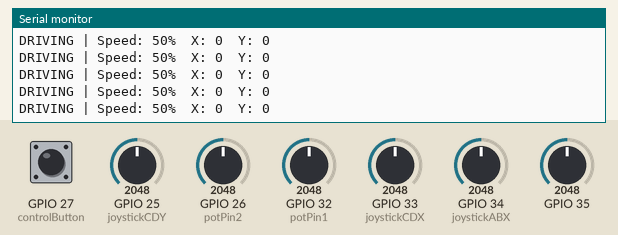
Simulated run of this sketch. Board: ESP32. On the bench: the last lines printed to the serial monitor. The test bench sets the inputs (shaded band); at power-on: GPIO 27 (controlButton) HIGH, GPIO 25 (joystickCDY) = 2048, GPIO 33 (joystickCDX) = 2048, GPIO 34 (joystickABX) = 2048, GPIO 26 (potPin2) = 2048, GPIO 32 (potPin1) = 2048, GPIO 35 = 2048 (analog values on the 0–4095 scale). No radio packets arrive unless stated.

Above: at 1.2 s.
1.3 s: GPIO 27 (controlButton) pulled LOW for 0.15 s
2.9 s: GPIO 25 (joystickCDY) set to 2866
At 3.7 s:
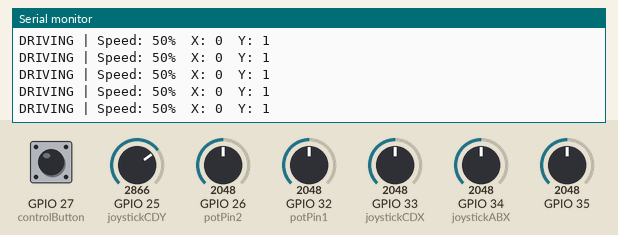
4.4 s: GPIO 33 (joystickCDX) set to 2866
At 5.4 s:
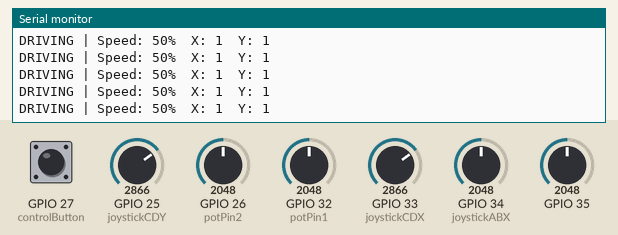
5.9 s: GPIO 34 (joystickABX) set to 2866
At 6.8 s:
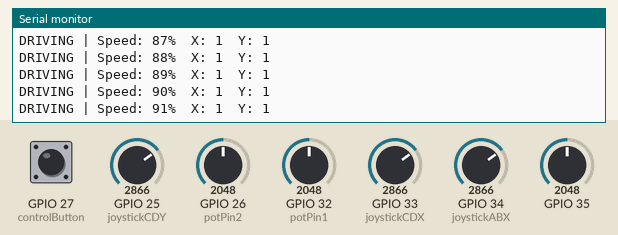
7.4 s: GPIO 27 (controlButton) pulled LOW for 1 s
At 8.4 s:
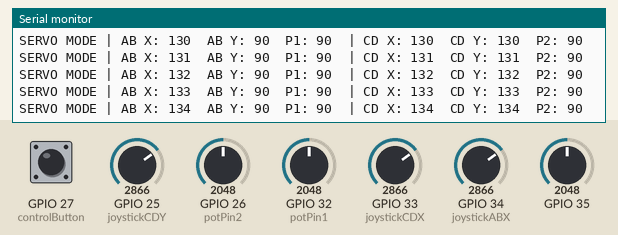
9.9 s: GPIO 25 (joystickCDY) set to 1228
At 10.9 s:
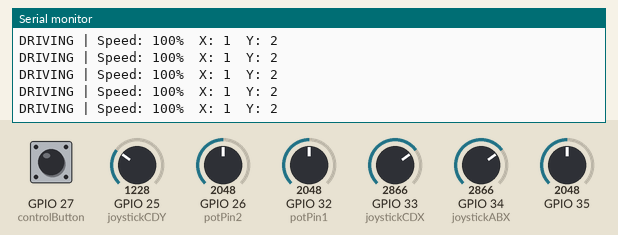
Timing chart, 0 to 12.4 s (numbered marks = the images above; inputs shaded):
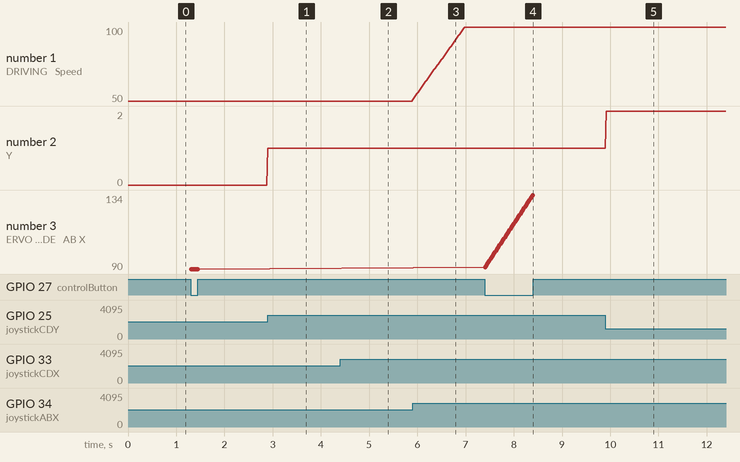

Measured:
- after the input at 2.9 s, the serial monitor: prints a new line at once (image 1)
- after the input at 4.4 s, the serial monitor: prints a new line at once (image 2)
- after the input at 5.9 s, the serial monitor: prints a new line at once (image 3)
- after the input at 7.4 s, the serial monitor: prints a new line at once (image 4)
- after the input at 9.9 s, the serial monitor: prints a new line at once (image 5)
- plotted number 1: 50 → 100 after the input at 5.9 s
- plotted number 3: 90 → 134 after the input at 7.4 s

The sketch:

tracked_rover_transmitter.ino
```cpp
/*
Arduino UNO	Device
D2	Servo AY1
D4	Servo BX1
D6	Servo P1
D7	Servo CY2
D8	Servo DX2
A2	Servo P2
D9	E01 CE
D10	E01 CSN
D11	E01 MOSI
D12	E01 MISO
D13	E01 SCK
D3	Motor 1 PWM
A0	Motor 1 DIR
D5	Motor 2 PWM
A1	Motor 2 DIR
A3	Indicator btn
*/

#include <SPI.h>
#include <RF24.h>

// NRF24 / E01-ML01DP5

RF24 radio(4, 5);       // CE, CSN

const byte address[6] = "REM01";

// INPUT PINS - ESP32

// Joystick AB
const int joystickABX = 34;
const int joystickABY = 35;
const int potPin1     = 32;

// Joystick CD
const int joystickCDX = 33;
const int joystickCDY = 25;
const int potPin2     = 26;

// Control button
const int controlButton = 27;

// SERVO ANGLES

int ABxAngle = 90;
int AByAngle = 90;

int CDxAngle = 90;
int CDyAngle = 90;

// DRIVING SPEED

// Starts at 50%
int speedValue = 50;

// JOYSTICK SETTINGS

const int center = 2048;
const int deadZone = 200;

// DATA PACKET

struct ControlData
{
  byte ABxAngle;
  byte AByAngle;

  byte pot1Angle;

  byte CDxAngle;
  byte CDyAngle;

  byte pot2Angle;

  byte button;

  // Driving data
  byte driveSpeed;
  byte driveX;
  byte driveY;
};

ControlData data;

// JOYSTICK SERVO FUNCTION

void controlJoystick(int pin, int &angle)
{
  int value = analogRead(pin);

  if (value > center + deadZone)
  {
    angle++;
  }
  else if (value < center - deadZone)
  {
    angle--;
  }

  angle = constrain(angle, 0, 180);
}

// SETUP

void setup()
{
  Serial.begin(115200);

  analogReadResolution(12);

  pinMode(controlButton, INPUT_PULLUP);

  // NRF24

  if (!radio.begin())
  {
    Serial.println("NRF24 NOT FOUND!");

    while (1);
  }

  radio.setPALevel(RF24_PA_HIGH);
  radio.setDataRate(RF24_250KBPS);
  radio.setChannel(108);

  radio.openWritingPipe(address);

  radio.stopListening();


  Serial.println("TRANSMITTER READY");
}

// LOOP

void loop()
{
  int buttonState = digitalRead(controlButton);


  // SERVO MODE
  // BUTTON ON  =

  if (buttonState == LOW)
  {
    // AB JOYSTICK

    controlJoystick(joystickABX, ABxAngle);
    controlJoystick(joystickABY, AByAngle);

    // CD JOYSTICK

    controlJoystick(joystickCDX, CDxAngle);
    controlJoystick(joystickCDY, CDyAngle);

    // POTENTIOMETER 1

    int pot1Value = analogRead(potPin1);

    int pot1Angle =
      map(pot1Value, 0, 4095, 0, 180);

    // POTENTIOMETER 2

    int pot2Value = analogRead(potPin2);

    int pot2Angle =
      map(pot2Value, 0, 4095, 0, 180);

    // PACKET

    data.ABxAngle = ABxAngle;
    data.AByAngle = AByAngle;

    data.pot1Angle = pot1Angle;

    data.CDxAngle = CDxAngle;
    data.CDyAngle = CDyAngle;

    data.pot2Angle = pot2Angle;

    data.button = 1;

    // SEND

    radio.write(&data, sizeof(data));

    // SERIAL

    Serial.print("SERVO MODE | ");

    Serial.print("AB X: ");
    Serial.print(ABxAngle);

    Serial.print("  AB Y: ");
    Serial.print(AByAngle);

    Serial.print("  P1: ");
    Serial.print(pot1Angle);

    Serial.print("  | CD X: ");
    Serial.print(CDxAngle);

    Serial.print("  CD Y: ");
    Serial.print(CDyAngle);

    Serial.print("  P2: ");
    Serial.println(pot2Angle);
  }

  // DRIVING MODE
  // BUTTON OFF  =

  else
  {
    // READ JOYSTICKS

    int abXValue = analogRead(joystickABX);

    int cdXValue = analogRead(joystickCDX);

    int cdYValue = analogRead(joystickCDY);


    // SPEED CONTROL
    // AB X

    if (abXValue > center + deadZone)
    {
      speedValue++;
    }
    else if (abXValue < center - deadZone)
    {
      speedValue--;
    }

    speedValue = constrain(speedValue, 0, 100);

    // DRIVING DIRECTION

    // X direction
    // 1 = forward
    // 2 = backward
    // 0 = center

    if (cdXValue > center + deadZone)
    {
      data.driveX = 1;
    }
    else if (cdXValue < center - deadZone)
    {
      data.driveX = 2;
    }
    else
    {
      data.driveX = 0;
    }

    // Y direction
    // 1 = right
    // 2 = left
    // 0 = center

    if (cdYValue > center + deadZone)
    {
      data.driveY = 1;
    }
    else if (cdYValue < center - deadZone)
    {
      data.driveY = 2;
    }
    else
    {
      data.driveY = 0;
    }

    // SEND DRIVING DATA

    data.button = 0;

    data.driveSpeed = speedValue;

    radio.write(&data, sizeof(data));

    // SERIAL

    Serial.print("DRIVING | Speed: ");
    Serial.print(speedValue);

    Serial.print("%  X: ");
    Serial.print(data.driveX);

    Serial.print("  Y: ");
    Serial.println(data.driveY);
  }

  delay(20);
}
```
